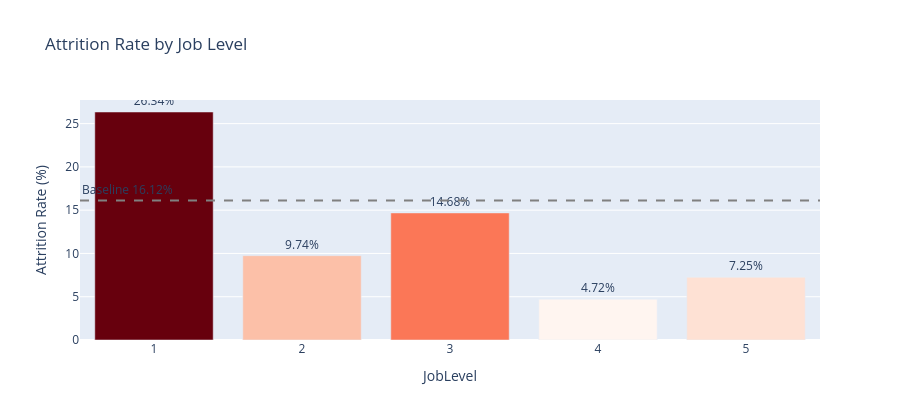

The code cell stored with this chart in its notebook:
### Markdown cell above
**Finding:** this is the sharpest split in the whole dataset. **Sales Representative leads at 39.8% attrition** — more than double the Sales department's own average and 2.5x the company baseline — followed by Laboratory Technician (23.9%) and Human Resources (23.1%). At the other end, Research Director (2.5%), Manager (4.9%), and Healthcare Representative (6.9%) are the most stable roles. Department alone would have understated how concentrated this risk actually is — Sales Representative is a specific role worth investigating directly, not just "Sales" as a department.

### Code cell
plot_attrition_rate(df_clean, 'JobLevel', 'Attrition Rate by Job Level', category_order=[1, 2, 3, 4, 5]).show()

### Figure 1 — Plotly figure (JSON) as saved in the notebook; plotly's stock layout.template omitted (floating-point values rounded to 4 significant figures)
{"data": [{"customdata": [[543], [534], [218], [106], [69]], "hovertemplate": "JobLevel=%{x}<br>Attrition Rate (%)=%{marker.color}<br>Headcount=%{customdata[0]}<extra></extra>", "legendgroup": "", "marker": {"color": [26.34, 9.74, 14.68, 4.72, 7.25], "coloraxis": "coloraxis", "pattern": {"shape": ""}}, "name": "", "orientation": "v", "showlegend": false, "text": [26.34, 9.74, 14.68, 4.72, 7.25], "textposition": "outside", "texttemplate": "%{text}%", "type": "bar", "x": [1, 2, 3, 4, 5], "xaxis": "x", "y": [26.34, 9.74, 14.68, 4.72, 7.25], "yaxis": "y"}], "layout": {"annotations": [{"showarrow": false, "text": "Baseline 16.12%", "x": 0, "xanchor": "left", "xref": "x domain", "y": 16.12, "yanchor": "bottom", "yref": "y"}], "barmode": "relative", "coloraxis": {"autocolorscale": false, "colorbar": {"title": {"text": "Attrition Rate (%)"}}, "colorscale": [[0.0, "rgb(255,245,240)"], [0.125, "rgb(254,224,210)"], [0.25, "rgb(252,187,161)"], [0.375, "rgb(252,146,114)"], [0.5, "rgb(251,106,74)"], [0.625, "rgb(239,59,44)"], [0.75, "rgb(203,24,29)"], [0.875, "rgb(165,15,21)"], [1.0, "rgb(103,0,13)"]], "showscale": false}, "height": 420, "legend": {"tracegroupgap": 0}, "shapes": [{"line": {"color": "gray", "dash": "dash"}, "type": "line", "x0": 0, "x1": 1, "xref": "x domain", "y0": 16.12, "y1": 16.12, "yref": "y"}], "showlegend": false, "title": {"text": "Attrition Rate by Job Level"}, "xaxis": {"anchor": "y", "domain": [0.0, 1.0], "title": {"text": "JobLevel"}}, "yaxis": {"anchor": "x", "domain": [0.0, 1.0], "title": {"text": "Attrition Rate (%)"}}}}
